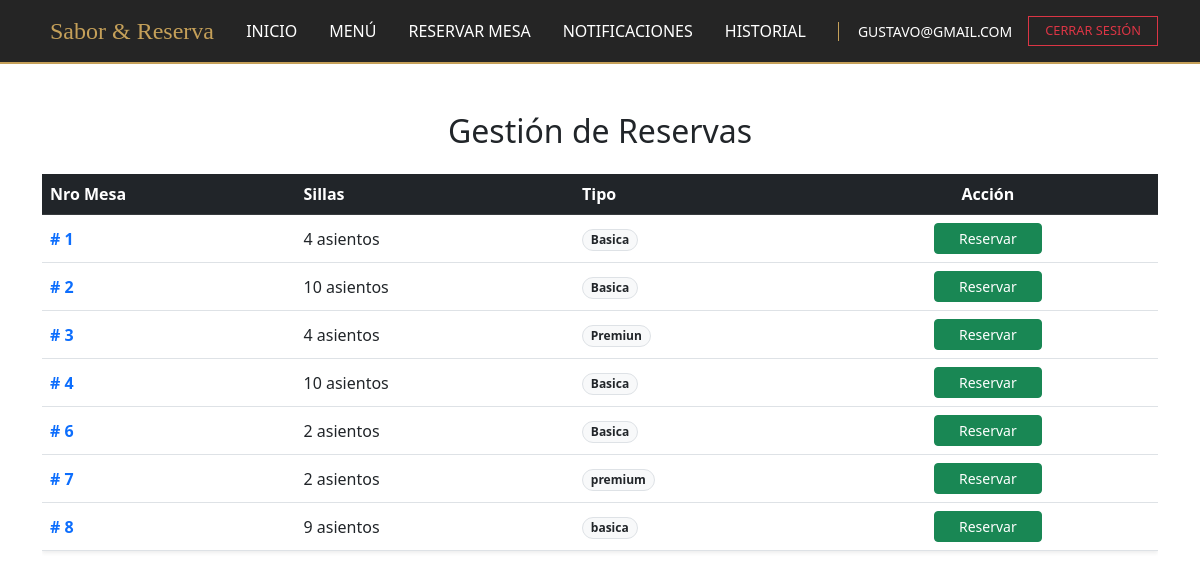
The app's page /client/cliente/views/mesas.php (signed in) with its own data.
### tables this page shows
CREATE TABLE `mesas` (
  `id_mesa` int(11) NOT NULL,
  `nro_mesa` int(11) NOT NULL,
  `sillas` int(11) NOT NULL,
  `tipo` varchar(100) DEFAULT 'Basica',
  `estado` varchar(100) DEFAULT 'Disponible'
);

### app/controllers/controllers_admin/mesas/read.php (called while the page is built)
<?php
    $sql = "SELECT * FROM mesas";
    $query = $pdo->prepare($sql);
    $query->execute();
    $mesas = $query->fetchAll(PDO::FETCH_ASSOC);
?>

### client/cliente/views/mesas.php (the view, shortened to what this page needs)
<?php include '../layouts/parte1.php'; ?>
<?php include '../layouts/nav.php'; ?>
<?php include '../../../app/controllers/controllers_admin/mesas/read.php'; ?>
<div class="container mt-5">
    <h2 class="mb-4 text-center">Gestión de Reservas</h2>
    <div class="table-responsive">
        <table class="table table-hover align-middle shadow-sm">
            <thead class="table-dark">
                <tr>
                    <th>Nro Mesa</th>
                    <th>Sillas</th>
                    <th>Tipo</th>
                    <th class="text-center">Acción</th>
                </tr>
            </thead>
            <tbody>
                <?php foreach ($mesas as $mesa): ?>
                    <tr>
                        <td class="fw-bold text-primary"># <?php echo htmlspecialchars($mesa['nro_mesa']); ?></td>
                        <td><?php echo htmlspecialchars($mesa['sillas']); ?> asientos</td>
                        <td>
                            <span class="badge rounded-pill bg-light text-dark border">
                                <?php echo htmlspecialchars($mesa['tipo']); ?>
                            </span>
                        </td>
                        <td class="text-center">
                            <a href="reservar.php?id=<?php echo $mesa['id_mesa']; ?>" class="btn btn-success btn-sm px-4">
                                <i class="bi bi-calendar-plus"></i> Reservar
                            </a>
                        </td>
                    </tr>
                <?php endforeach; ?>
            </tbody>
        </table>
    </div>
</div>
<?php include '../layouts/parte2.php'; ?>

### records on screen
mesas: nro_mesa "1", sillas "4", tipo "Basica"
mesas: nro_mesa "2", sillas "10", tipo "Basica"
mesas: nro_mesa "3", sillas "4", tipo "Premiun"
mesas: nro_mesa "4", sillas "10", tipo "Basica"
mesas: nro_mesa "6", sillas "2", tipo "Basica"
mesas: nro_mesa "7", sillas "2", tipo "premium"
mesas: nro_mesa "8", sillas "9", tipo "basica"

### other values on screen
APP_NAME "Sabor & Reserva"
$usuario_sesion "GUSTAVO@GMAIL.COM"
